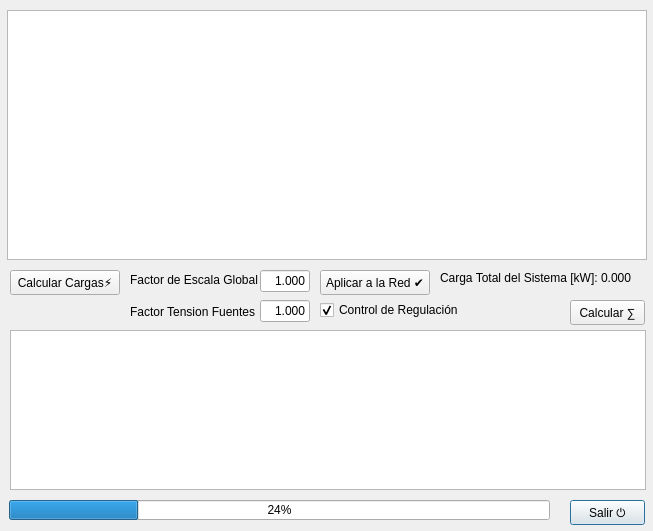
<?xml version="1.0" encoding="UTF-8"?>
<ui version="4.0">
 <class>Dialog</class>
 <widget class="QDialog" name="Dialog">
  <property name="windowModality">
   <enum>Qt::ApplicationModal</enum>
  </property>
  <property name="geometry">
   <rect>
    <x>0</x>
    <y>0</y>
    <width>653</width>
    <height>531</height>
   </rect>
  </property>
  <property name="windowTitle">
   <string>Flujo de Cargas</string>
  </property>
  <property name="autoFillBackground">
   <bool>false</bool>
  </property>
  <property name="modal">
   <bool>true</bool>
  </property>
  <widget class="QPushButton" name="cmdSalir">
   <property name="geometry">
    <rect>
     <x>570</x>
     <y>500</y>
     <width>75</width>
     <height>25</height>
    </rect>
   </property>
   <property name="text">
    <string>Salir ⏻</string>
   </property>
   <property name="shortcut">
    <string>Esc</string>
   </property>
  </widget>
  <widget class="QPushButton" name="cmdCalcular">
   <property name="geometry">
    <rect>
     <x>570</x>
     <y>300</y>
     <width>75</width>
     <height>25</height>
    </rect>
   </property>
   <property name="text">
    <string>Calcular ∑</string>
   </property>
   <property name="shortcut">
    <string>Return</string>
   </property>
  </widget>
  <widget class="QListView" name="lstCalculo">
   <property name="geometry">
    <rect>
     <x>7</x>
     <y>10</y>
     <width>640</width>
     <height>250</height>
    </rect>
   </property>
  </widget>
  <widget class="QProgressBar" name="progressBar">
   <property name="geometry">
    <rect>
     <x>9</x>
     <y>500</y>
     <width>541</width>
     <height>20</height>
    </rect>
   </property>
   <property name="value">
    <number>24</number>
   </property>
  </widget>
  <widget class="QCheckBox" name="chkRegulacion">
   <property name="geometry">
    <rect>
     <x>320</x>
     <y>300</y>
     <width>140</width>
     <height>20</height>
    </rect>
   </property>
   <property name="text">
    <string>Control de Regulación</string>
   </property>
   <property name="checked">
    <bool>true</bool>
   </property>
  </widget>
  <widget class="QListView" name="lstResultados">
   <property name="geometry">
    <rect>
     <x>10</x>
     <y>330</y>
     <width>636</width>
     <height>160</height>
    </rect>
   </property>
  </widget>
  <widget class="QLabel" name="label">
   <property name="geometry">
    <rect>
     <x>130</x>
     <y>272</y>
     <width>130</width>
     <height>16</height>
    </rect>
   </property>
   <property name="text">
    <string>Factor de Escala Global</string>
   </property>
  </widget>
  <widget class="QLineEdit" name="txtFactorGlobal">
   <property name="geometry">
    <rect>
     <x>260</x>
     <y>270</y>
     <width>50</width>
     <height>22</height>
    </rect>
   </property>
   <property name="inputMethodHints">
    <set>Qt::ImhNone</set>
   </property>
   <property name="text">
    <string>1.000</string>
   </property>
   <property name="maxLength">
    <number>11</number>
   </property>
   <property name="alignment">
    <set>Qt::AlignRight|Qt::AlignTrailing|Qt::AlignVCenter</set>
   </property>
  </widget>
  <widget class="QPushButton" name="cmdCalcularCargas">
   <property name="geometry">
    <rect>
     <x>10</x>
     <y>270</y>
     <width>110</width>
     <height>25</height>
    </rect>
   </property>
   <property name="text">
    <string>Calcular Cargas⚡</string>
   </property>
   <property name="shortcut">
    <string>Return</string>
   </property>
  </widget>
  <widget class="QLabel" name="lblCarga">
   <property name="geometry">
    <rect>
     <x>440</x>
     <y>270</y>
     <width>210</width>
     <height>16</height>
    </rect>
   </property>
   <property name="text">
    <string>Carga Total del Sistema [kW]: 0.000</string>
   </property>
  </widget>
  <widget class="QPushButton" name="cmdAplicarFe">
   <property name="geometry">
    <rect>
     <x>320</x>
     <y>270</y>
     <width>110</width>
     <height>25</height>
    </rect>
   </property>
   <property name="text">
    <string>Aplicar a la Red ✔️</string>
   </property>
   <property name="shortcut">
    <string>Return</string>
   </property>
  </widget>
  <widget class="QLineEdit" name="txtFactorTension">
   <property name="geometry">
    <rect>
     <x>260</x>
     <y>300</y>
     <width>50</width>
     <height>22</height>
    </rect>
   </property>
   <property name="inputMethodHints">
    <set>Qt::ImhNone</set>
   </property>
   <property name="text">
    <string>1.000</string>
   </property>
   <property name="maxLength">
    <number>11</number>
   </property>
   <property name="alignment">
    <set>Qt::AlignRight|Qt::AlignTrailing|Qt::AlignVCenter</set>
   </property>
  </widget>
  <widget class="QLabel" name="label_2">
   <property name="geometry">
    <rect>
     <x>130</x>
     <y>302</y>
     <width>130</width>
     <height>20</height>
    </rect>
   </property>
   <property name="text">
    <string>Factor Tension Fuentes</string>
   </property>
  </widget>
 </widget>
 <resources/>
 <connections/>
</ui>
